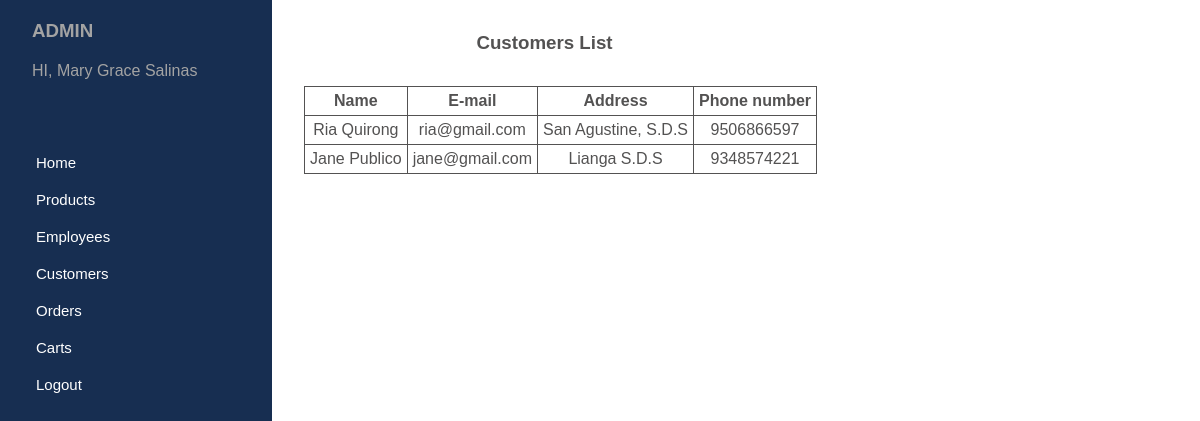
Page /admin/customers.php (signed in) on the committed database.
### tables this page shows
CREATE TABLE `customers` (
  `customer_id` varchar(255) NOT NULL,
  `fname` varchar(255) NOT NULL,
  `lname` varchar(255) NOT NULL,
  `email` varchar(255) NOT NULL,
  `password` varchar(255) NOT NULL,
  `address` varchar(255) NOT NULL,
  `phonenumber` bigint(20) NOT NULL
);

### admin/customers.php (the view)
<?php include "./inc/sidebar.php"; ?>
<div class="table_con">
        <h3>Customers List</h3>
        <div>
            <table>
                <tr>
                    <th>Name</th>
                    <th>E-mail</th>
                    <th>Address</th>
                    <th>Phone number</th>
                </tr>
                <?php
                    $customers_sql = "SELECT * FROM customers";
                    $result = mysqli_query($conn, $customers_sql);
                    if(mysqli_num_rows($result) > 0){
                        while($customer = mysqli_fetch_assoc($result)){
                            echo '
                            <tr>
                                <td>'.$customer["fname"].' '.$customer["lname"].'</td>
                                <td>'.$customer["email"].'</td>
                                <td>'.$customer["address"].'</td>
                                <td>'.$customer["phonenumber"].'</td>
                            </tr>
                            ';
                        }
                    }
                ?>
            </table>
        </div>
    </div>
</body>
</html>

### admin/styles/sidebar.css (style rules this page uses)
* { margin: 0; padding: 0; font-family: Arial, Helvetica, sans-serif; }
body { display: flex; }

### admin/styles/tables.css (style rules this page uses)
.table_con { display: flex; flex-direction: column; align-items: center; color: #535252; }
.table_con h3 { padding: 2rem 0; }
table { margin-left: 2rem; }
table, td, tr, th { border: 1px solid #535252; border-collapse: collapse; padding: 5px; text-align: center; }

### rows in the picture
customers: fname "Ria", lname "Quirong", email "ria@gmail.com", address "San Agustine, S.D.S", phonenumber "9506866597"
customers: fname "Jane", lname "Publico", email "jane@gmail.com", address "Lianga S.D.S", phonenumber "9348574221"

### other values in the picture
$_SESSION["admin"]["fname"] "Mary Grace"
$_SESSION["admin"]["lname"] "Salinas"
